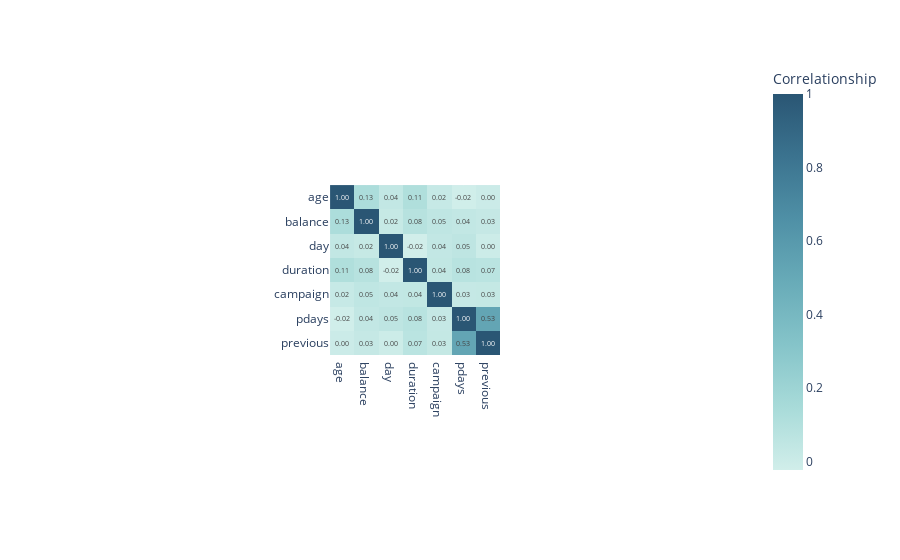

Write notebook code for a chart like this one.
### Code cell
fig = px.imshow(corr_matrix,
                text_auto=".2f",
                labels={'color':'Correlationship'},
                color_continuous_scale="teal",)

fig.show()

### Figure 1 — Plotly figure (JSON) as saved in the notebook; plotly's stock layout.template omitted (floating-point values rounded to 4 significant figures)
{"data": [{"coloraxis": "coloraxis", "hovertemplate": "x: %{x}<br>y: %{y}<br>Correlationship: %{z}<extra></extra>", "name": "0", "texttemplate": "%{z:.2f}", "type": "heatmap", "x": ["age", "balance", "day", "duration", "campaign", "pdays", "previous"], "xaxis": "x", "y": ["age", "balance", "day", "duration", "campaign", "pdays", "previous"], "yaxis": "y", "z": [[1, 0.1304, 0.04174, 0.1136, 0.02111, -0.01903, 0.0003125], [0.1304, 1, 0.02328, 0.08356, 0.05066, 0.04111, 0.02786], [0.04174, 0.02328, 1, -0.02264, 0.0416, 0.05484, -0.002154], [0.1136, 0.08356, -0.02264, 1, 0.04393, 0.07972, 0.07118], [0.02111, 0.05066, 0.0416, 0.04393, 1, 0.02789, 0.03257], [-0.01903, 0.04111, 0.05484, 0.07972, 0.02789, 1, 0.5252], [0.0003125, 0.02786, -0.002154, 0.07118, 0.03257, 0.5252, 1]]}], "layout": {"autosize": true, "coloraxis": {"colorbar": {"title": {"text": "Correlationship"}}, "colorscale": [[0, "rgb(209, 238, 234)"], [0.1667, "rgb(168, 219, 217)"], [0.3333, "rgb(133, 196, 201)"], [0.5, "rgb(104, 171, 184)"], [0.6667, "rgb(79, 144, 166)"], [0.8333, "rgb(59, 115, 143)"], [1, "rgb(42, 86, 116)"]]}, "margin": {"t": 60}, "xaxis": {"anchor": "y", "autorange": true, "constrain": "domain", "domain": [0.3733, 0.6267], "range": [-0.5, 6.5], "scaleanchor": "y", "type": "category"}, "yaxis": {"anchor": "x", "autorange": true, "constrain": "domain", "domain": [0, 1], "range": [6.5, -0.5], "type": "category"}}}
